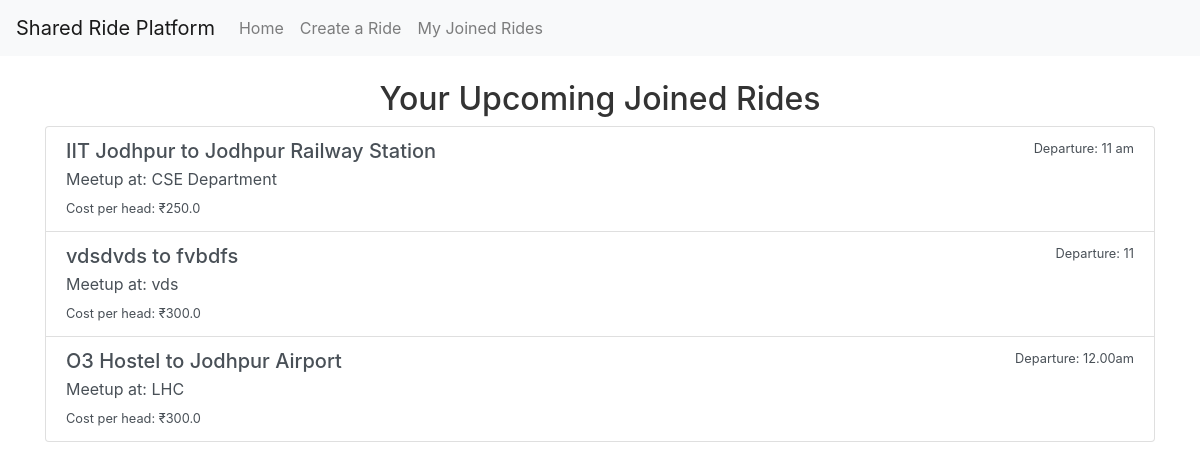
Screenshot of /joined_rides (signed in) with the database file from the repository.
### models.py (models this page shows)
class Ride(db.Model):
    id = db.Column(db.Integer, primary_key=True)
    start_location = db.Column(db.String(255), nullable=False)
    end_location = db.Column(db.String(255), nullable=False)
    meetup_point = db.Column(db.String(255), nullable=False)
    departure_time = db.Column(db.String(20), nullable=False)
    available_seats = db.Column(db.Integer, nullable=False)
    cost_per_head = db.Column(db.Float, nullable=False)
    gender_preference = db.Column(db.String(10), nullable=False)  # 'male', 'female', 'co-ed'
    author_id = db.Column(db.Integer, db.ForeignKey('user.id'), nullable=False)  # Ensure 'user.id' matches the User model

### routes.py (the view)
@app.route('/joined_rides')
@login_required
def joined_rides():
    joined_rides = current_user.rides_joined
    for ride in joined_rides:
        print(f"Joined Ride: {ride.start_location} -> {ride.end_location} at {ride.departure_time}")
    return render_template('joined_rides.html', joined_rides=joined_rides)

### app.py (called while the page is built)
@login_manager.user_loader
def load_user(user_id):
    from models import User  # Import here to avoid circular import
    return User.query.get(int(user_id))  # Retrieve user from the database

@app.before_request
def create_tables():
    from models import User, Ride  # Import here to avoid circular import
    db.create_all()  # Create tables when the app first runs

### templates/joined_rides.html (shortened to what this page needs)
{% extends 'base.html' %}
{% block body %}
    <div class="container mt-4">
        <h2>Your Upcoming Joined Rides</h2>
        {% if joined_rides and joined_rides|length > 0 %}
            <div class="list-group">
                {% for ride in joined_rides %}
                    <a href="#" class="list-group-item list-group-item-action">
                        <div class="d-flex w-100 justify-content-between">
                            <h5 class="mb-1">{{ ride.start_location }} to {{ ride.end_location }}</h5>
                            <small>Departure: {{ ride.departure_time }}</small>
                        </div>
                        <p class="mb-1">Meetup at: {{ ride.meetup_point }}</p>
                        <small>Cost per head: ₹{{ ride.cost_per_head }}</small>
                    </a>
                {% endfor %}
            </div>
        {% else %}
            <p class="text-muted">You have not joined any upcoming rides.</p>
        {% endif %}
    </div>
{% endblock %}

### static/styles.css (style rules this page uses)
body { font-family: Arial, sans-serif; background-color: #f4f4f4; margin: 0; padding: 0; box-sizing: border-box; }
h1, h2 { text-align: center; color: #333; }
.container { width: 80%; margin: 20px auto; }
a { color: #337ab7; text-decoration: none; }

### rows the page displays
Ride: start_location "IIT Jodhpur", end_location "Jodhpur Railway Station", departure_time "11 am", meetup_point "CSE Department", cost_per_head "250.0"
Ride: start_location "vdsdvds", end_location "fvbdfs", departure_time "11", meetup_point "vds", cost_per_head "300.0"
Ride: start_location "O3 Hostel", end_location "Jodhpur Airport", departure_time "12.00am", meetup_point "LHC", cost_per_head "300.0"
